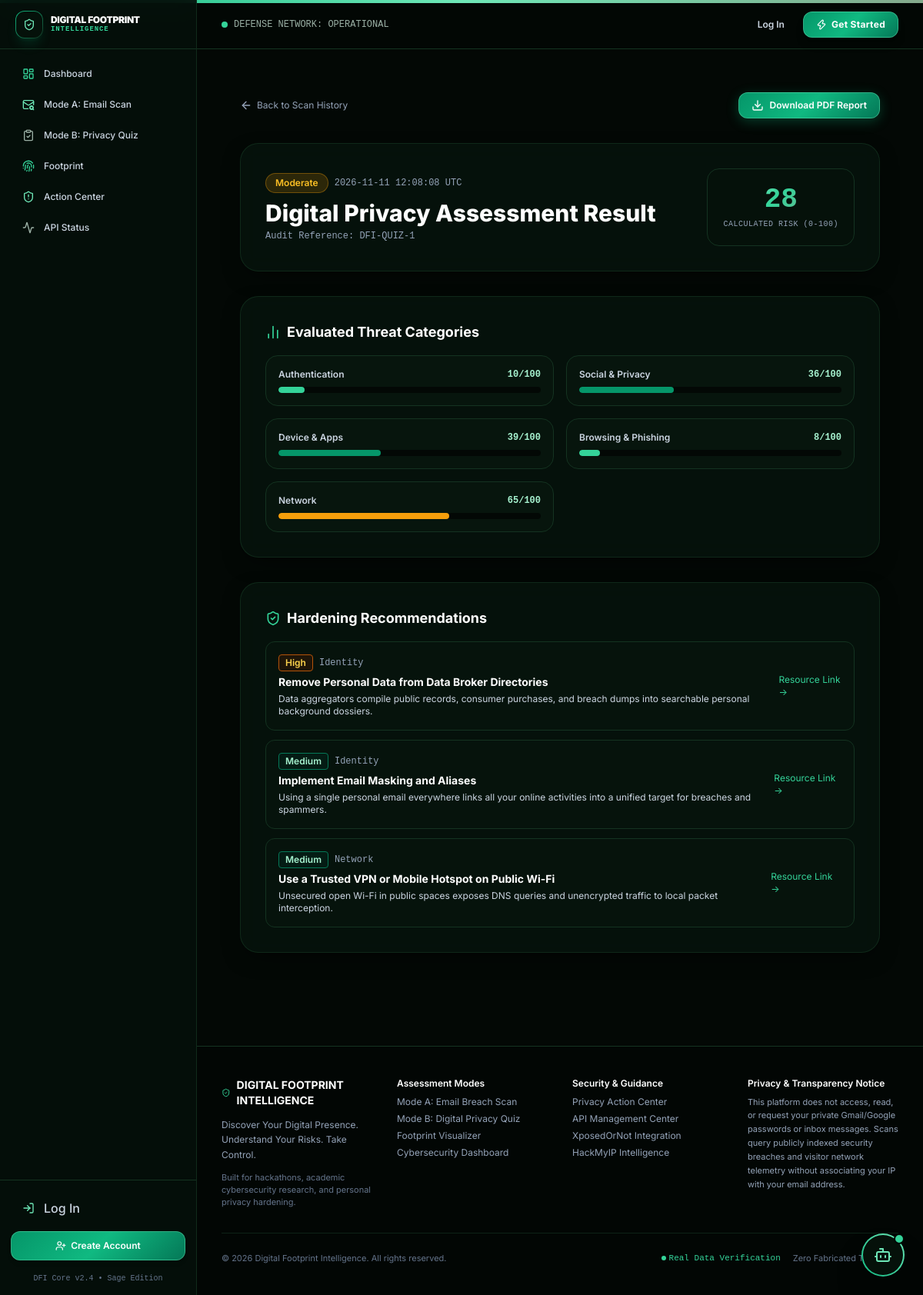
Page /assessment/quiz-detail/1 on the committed database.
### models.py (models this page shows, shortened)
class QuestionnaireAssessment(db.Model):
    __tablename__ = 'questionnaire_assessments'
    id = db.Column(db.Integer, primary_key=True)
    user_id = db.Column(db.Integer, db.ForeignKey('users.id'), nullable=True, index=True)
    overall_score = db.Column(db.Integer, nullable=False)  # 0 to 100
    risk_level = db.Column(db.String(32), nullable=False)  # Low, Moderate, High, Critical
    category_scores_json = db.Column(db.Text, nullable=False)  # JSON {Auth: 40, Network: 60, ...}
    responses_json = db.Column(db.Text, nullable=False)  # JSON question_id -> answer
    created_at = db.Column(db.DateTime, default=utcnow, nullable=False, index=True)
    def get_category_scores(self):
        try:
            return json.loads(self.category_scores_json)
        except Exception:
            return {}
    def get_responses(self):
        try:
            return json.loads(self.responses_json)
        except Exception:
            return {}

class Recommendation(db.Model):
    __tablename__ = 'recommendations'
    id = db.Column(db.Integer, primary_key=True)
    code = db.Column(db.String(64), unique=True, nullable=False, index=True)
    title = db.Column(db.String(128), nullable=False)
    category = db.Column(db.String(64), nullable=False)  # Authentication, Network, Identity, Social Media, Browsing, Device Security
    priority = db.Column(db.String(32), nullable=False)  # Critical, High, Medium, Low
    reason = db.Column(db.Text, nullable=False)
    action_steps = db.Column(db.Text, nullable=False)
    external_url = db.Column(db.String(255), nullable=True)

### routes/assessment_routes.py (the view)
@assessment_bp.route('/quiz-detail/<int:assessment_id>')
def quiz_detail(assessment_id):
    q_assessment = db.session.get(QuestionnaireAssessment, assessment_id)
    if not q_assessment:
        flash('Assessment not found.', 'danger')
        return redirect(url_for('assessment.history'))
    if q_assessment.user_id and (not current_user.is_authenticated or current_user.id != q_assessment.user_id):
        flash('Unauthorized to view this assessment report.', 'danger')
        return redirect(url_for('assessment.history'))
    cat_scores = q_assessment.get_category_scores()
    recs = generate_recommendations_for_questionnaire(q_assessment, user_id=current_user.id if current_user.is_authenticated else None)
    return render_template(
        'assessment/quiz_detail.html',
        assessment=q_assessment,
        category_scores=cat_scores,
        recommendations=recs
    )

### templates/assessment/quiz_detail.html (shortened to what this page needs)
{% extends "base.html" %}
{% block content %}
<div class="max-w-4xl mx-auto px-4 sm:px-6 lg:px-8 py-10 space-y-8">
    <div class="flex items-center justify-between">
        <a href="{{ url_for('assessment.history') }}" class="text-xs text-slate-400 hover:text-white flex items-center gap-1.5 transition-colors">
            <i data-lucide="arrow-left" class="w-4 h-4"></i> Back to Scan History
        </a>
        <a href="{{ url_for('assessment.download_pdf', assessment_id=assessment.id, quiz=1) }}" class="btn-cyber-primary px-4 py-2 rounded-xl text-xs font-semibold flex items-center gap-2">
            <i data-lucide="download" class="w-4 h-4"></i> Download PDF Report
        </a>
    </div>
    <div class="glass-panel p-8 rounded-3xl relative overflow-hidden">
        <div class="flex flex-col md:flex-row items-start md:items-center justify-between gap-6">
            <div>
                <div class="flex items-center gap-2 mb-2">
                    <span class="px-3 py-1 rounded-full text-xs font-semibold border
                        {% if assessment.overall_score > 75 %}risk-badge-critical
                        {% elif assessment.overall_score > 50 %}risk-badge-high
                        {% elif assessment.overall_score > 25 %}risk-badge-moderate
                        {% else %}risk-badge-low{% endif %}">
                        {{ assessment.risk_level }}
                    </span>
                    <span class="text-xs text-slate-400 font-mono">{{ assessment.created_at.strftime("%Y-%m-%d %H:%M:%S UTC") }}</span>
                </div>
                <h1 class="text-2xl sm:text-3xl font-extrabold text-white">Digital Privacy Assessment Result</h1>
                <p class="text-xs text-slate-400 mt-1 font-mono">Audit Reference: DFI-QUIZ-{{ assessment.id }}</p>
            </div>
            <div class="text-center p-5 rounded-2xl bg-[#05110a] border border-[#143321]">
                <div class="text-4xl font-extrabold text-gradient-cyber font-mono">{{ assessment.overall_score }}</div>
                <div class="text-[10px] uppercase font-mono tracking-wider text-slate-400 mt-1">Calculated Risk (0-100)</div>
            </div>
        </div>
    </div>
    <div class="glass-panel p-6 sm:p-8 rounded-3xl space-y-4">
        <h3 class="text-lg font-bold text-white flex items-center gap-2">
            <i data-lucide="bar-chart-2" class="w-5 h-5 text-emerald-400"></i>
            <span>Evaluated Threat Categories</span>
        </h3>
        <div class="grid grid-cols-1 md:grid-cols-2 gap-4">
            {% for cat, score in category_scores.items() %}
                <div class="p-4 rounded-2xl bg-[#07150d] border border-[#143321] space-y-2">
                    <div class="flex justify-between text-xs font-semibold">
                        <span class="text-slate-300">{{ cat }}</span>
                        <span class="text-mint-300 font-mono">{{ score }}/100</span>
                    </div>
                    <div class="w-full h-2 rounded-full bg-[#030805] overflow-hidden">
                        <div class="h-full rounded-full {% if score > 75 %}bg-rose-500{% elif score > 50 %}bg-amber-500{% elif score > 25 %}bg-emerald-600{% else %}bg-emerald-400{% endif %}"
                             style="width: {{ score }}%"></div>
                    </div>
                </div>
            {% endfor %}
        </div>
    </div>
    <div class="glass-panel p-6 sm:p-8 rounded-3xl space-y-4">
        <h3 class="text-lg font-bold text-white flex items-center gap-2">
            <i data-lucide="shield-check" class="w-5 h-5 text-emerald-400"></i>
            <span>Hardening Recommendations</span>
        </h3>
        <div class="space-y-3">
            {% for r in recommendations %}
                <div class="p-4 rounded-xl bg-[#07150d]/80 border border-[#143321] flex flex-col md:flex-row items-start md:items-center justify-between gap-4">
                    <div class="space-y-1">
                        <div class="flex items-center gap-2">
                            <span class="px-2 py-0.5 rounded text-xs font-semibold border
                                {% if r.priority == 'Critical' %}border-rose-700 text-rose-300 bg-rose-950/40
                                {% elif r.priority == 'High' %}border-amber-700 text-amber-300 bg-amber-950/40
                                {% else %}border-emerald-700 text-mint-300 bg-emerald-950/40{% endif %}">
                                {{ r.priority }}
                            </span>
                            <span class="text-xs text-slate-400 font-mono">{{ r.category }}</span>
                        </div>
                        <h5 class="text-sm font-bold text-white">{{ r.title }}</h5>
                        <p class="text-xs text-slate-300">{{ r.reason }}</p>
                    </div>
                    {% if r.external_url %}
                        <a href="{{ r.external_url }}" target="_blank" rel="noopener" class="text-xs text-emerald-400 hover:text-emerald-300 hover:underline">
                            Resource Link →
                        </a>
                    {% endif %}
                </div>
            {% endfor %}
        </div>
    </div>
</div>
{% endblock %}

### rows in the picture
QuestionnaireAssessment: risk_level "Moderate", created_at "2026-11-11 12:08:08 UTC", id "1", overall_score "28"
Recommendation: category "Authentication", id "10"
Recommendation: priority "High", category "Identity", title "Remove Personal Data from Data Broker Directories", reason "Data aggregators compile public records, consumer purchases, and breach dumps into searchable personal background dossiers."
Recommendation: priority "Medium", category "Identity", title "Implement Email Masking and Aliases", reason "Using a single personal email everywhere links all your online activities into a unified target for breaches and spammers."
Recommendation: priority "Medium", category "Network", title "Use a Trusted VPN or Mobile Hotspot on Public Wi-Fi", reason "Unsecured open Wi-Fi in public spaces exposes DNS queries and unencrypted traffic to local packet interception."

### other values in the picture
{{ cat }} "Social & Privacy" "Device & Apps" "Browsing & Phishing" "Network"
{{ score }} "36" "39" "8" "65"
{{ current_year }} "2026"
